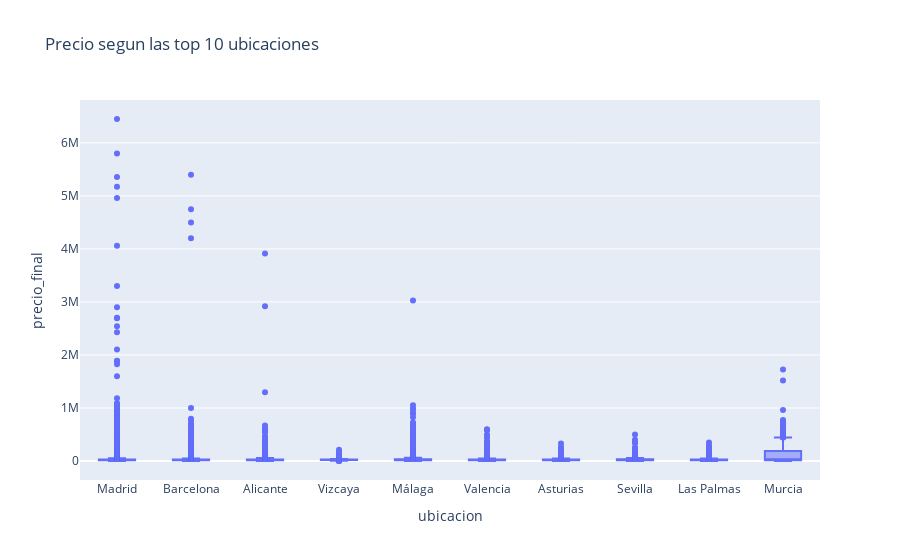

The notebook cell saved with this chart:
### Code cell
fig = px.box(df_top, x='ubicacion', y='precio_final', title='Precio segun las top 10 ubicaciones')
fig.show()

### Figure 1 — Plotly figure (JSON) as saved in the notebook; plotly's stock layout.template omitted (floating-point values rounded to 4 significant figures; data arrays with more than 128 entries replaced by an {"elided": "..."} marker saying what was removed)
{"data": [{"alignmentgroup": "True", "hovertemplate": "ubicacion=%{x}<br>precio_final=%{y}<extra></extra>", "legendgroup": "", "marker": {"color": "#636efa"}, "name": "", "notched": false, "offsetgroup": "", "orientation": "v", "showlegend": false, "type": "box", "x": {"elided": "77075 str values"}, "x0": " ", "xaxis": "x", "y": {"elided": "77075 float values"}, "y0": " ", "yaxis": "y"}], "layout": {"boxmode": "group", "legend": {"tracegroupgap": 0}, "title": {"text": "Precio segun las top 10 ubicaciones"}, "xaxis": {"anchor": "y", "domain": [0, 1], "title": {"text": "ubicacion"}}, "yaxis": {"anchor": "x", "domain": [0, 1], "title": {"text": "precio_final"}}}}
